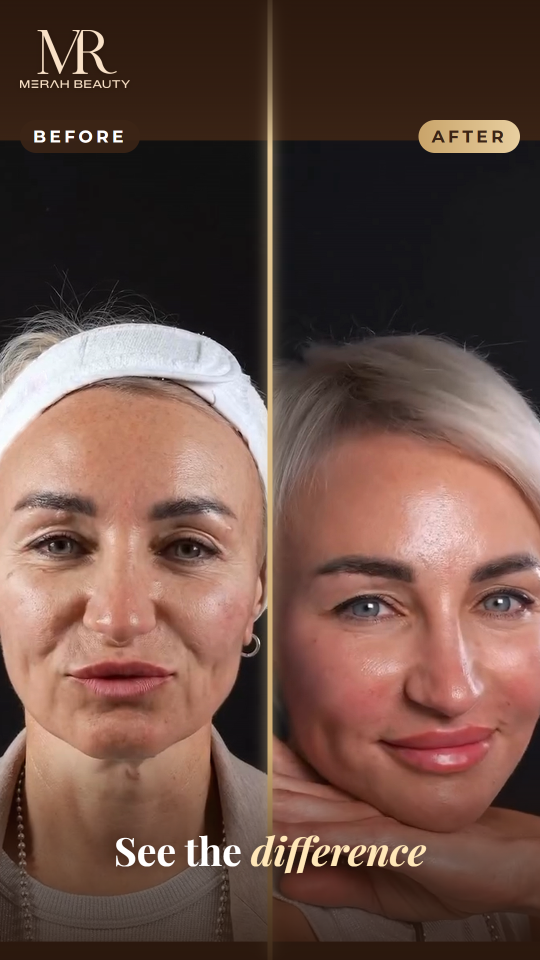
#> input picture tai-nguyen/phong-cach-video-qc/PC08-khoe-ket-qua-so-sanh/bia.png, 1080 x 1920 px, given in place of bia.png_w.jpg, which was not available (shown at 1/2 size)
$ python -i xmas_anh_mau.py   (imports and definitions only)
#> lines starting #> are read from the running program, lines starting #| are printed output that depends on the picture
### tai-nguyen/scripts/duong_dan_may.py
"""Tìm đường dẫn tài nguyên chạy được trên CẢ laptop (C:\\Users\\Surface\\...) lẫn máy trực (C:\\MERAH\\...).

Dùng: from duong_dan_may import tim
      MD = tim("model/face_detection_yunet_2023mar.onnx")
Thứ tự tìm: biến môi trường MERAH_TAI_NGUYEN (nếu có) -> máy trực C:\\MERAH\\tai-nguyen-laptop -> laptop.
Máy trực tải bản sao từ Drive "MERAH/KHO TỪ MÁY TÍNH" về C:\\MERAH\\tai-nguyen-laptop (giữ nguyên tên thư mục con).
"""
import os

KHO = os.path.dirname(os.path.dirname(os.path.dirname(os.path.abspath(__file__))))  # thư mục gốc kho

# tên ngắn -> đường dẫn trên laptop
LAPTOP = {
    "model": r"C:\Users\Surface\Downloads\FINE\ADS 2.10.1\model",
    "font": r"C:\Users\Surface\AppData\Local\CapCut\Apps\6.8.1.2770\Resources\Font\SystemFont",
    "CLAUDE DỰNG VIDEO": r"C:\Users\Surface\Downloads\CLAUDE DỰNG VIDEO",
    "MERAH": r"C:\Users\Surface\Downloads\MERAH",
}


def _goc():
    ds = []
    if os.environ.get("MERAH_TAI_NGUYEN"):
        ds.append(os.environ["MERAH_TAI_NGUYEN"])
    ds += [r"C:\MERAH\tai-nguyen-laptop", r"C:\MERAH"]
    return ds


def tim(rel):
    """rel dạng 'model/xxx.onnx', 'font/CapCutSansText-Bold.otf', 'CLAUDE DỰNG VIDEO/ADS SPA 5.11', 'MERAH/...'."""
#> called with rel = 'CLAUDE DỰNG VIDEO/ADS SPA 5.11'
    rel = rel.replace("\\", "/").strip("/")
    dau, _, duoi = rel.partition("/")
    thu = [os.path.join(g, *rel.split("/")) for g in _goc()]
    if dau in LAPTOP:
        thu.append(os.path.join(LAPTOP[dau], *duoi.split("/")) if duoi else LAPTOP[dau])
    for p in thu:
        if os.path.exists(p):
            return p
    return thu[-1]  # không thấy: trả về đường dẫn laptop để báo lỗi rõ ràng


# [14 lines left out: function dat_rclone, not called in this run]

### tai-nguyen/scripts/video/trang_tri.py
"""Đồ hoạ Giáng sinh "3D" vẽ bằng code (không dùng emoji): dây thông + quả châu bóng + đèn, tuyết 3 lớp có chiều sâu,
đèn bokeh ấm, mưa giấy kim tuyến lật 3D, thẻ nền chữ cao cấp lật 3D."""
import math
import cv2
import numpy as np
from PIL import Image, ImageDraw, ImageFilter

W, H = 1080, 1920
rng0 = np.random.default_rng(21)


def _rgba(a):
    return Image.fromarray(np.clip(a, 0, 255).astype(np.uint8), "RGBA")


# ---------------------------------------------------------------- quả châu bóng
# [68 lines left out: functions qua_chau, day_thong, not called in this run]


DEN = [(rng0.uniform(0.02, 0.98), rng0.uniform(0, 6.3), [(255, 214, 140), (255, 120, 100), (255, 240, 200)][i % 3])
       for i in range(26)]
_cache = {}


# [54 lines left out: functions lop_day_thong, _alpha, dat, _dot, not called in this run]


TUYET = []
for lop, (n, r0, r1, v0, v1, blur, a) in enumerate(((60, 1.5, 3, 40, 70, 0, 0.55), (34, 3, 6, 80, 120, 1, 0.75),
                                                     (10, 10, 18, 160, 220, 6, 0.55))):
    for _ in range(n):
        TUYET.append(dict(x=rng0.uniform(0, W), y0=rng0.uniform(0, H), v=rng0.uniform(v0, v1),
                          r=int(rng0.uniform(r0, r1)), b=blur, a=a, ph=rng0.uniform(0, 6.3), amp=10 + lop * 15))
BOKEH = [dict(x=rng0.uniform(0, W), y=rng0.choice([rng0.uniform(80, 520), rng0.uniform(1450, 1880)]),
              r=int(rng0.uniform(18, 46)), c=[(255, 205, 130), (255, 170, 110), (255, 235, 190)][i % 3],
              ph=rng0.uniform(0, 6.3), vx=rng0.uniform(-8, 8)) for i in range(16)]


# [13 lines left out: function lop_tuyet_bokeh, not called in this run]


# ---------------------------------------------------------------- mưa kim tuyến lật 3D
CONF = [dict(x=rng0.uniform(60, W - 60), vy=rng0.uniform(260, 520), vx=rng0.uniform(-90, 90), w=rng0.uniform(14, 24),
             h=rng0.uniform(26, 42), sp=rng0.uniform(4, 9), rot=rng0.uniform(0, 360), vr=rng0.uniform(-200, 200),
             c=[(230, 190, 95), (200, 25, 40), (245, 225, 170), (40, 130, 70)][i % 4], d0=rng0.uniform(0, 0.4))
        for i in range(70)]


# [19 lines left out: function lop_kim_tuyen, not called in this run]


# ---------------------------------------------------------------- thẻ nền chữ cao cấp
KIEU = {
    "red": dict(c0=(150, 14, 28), c1=(92, 6, 16), vien=(236, 200, 120), vien2=(255, 236, 190), a=245),
    "brown": dict(c0=(70, 48, 30), c1=(30, 20, 13), vien=(214, 172, 100), vien2=(245, 220, 165), a=228),
}


# [96 lines left out: functions the_nen, lat_3d, ve_the_chu, not called in this run]

### tai-nguyen/scripts/xmas_anh_mau.py
# Dựng ảnh Giáng sinh 9-11 (bài 0700 + carousel 1100 + 2 story). Ảnh thật: chỉ sáng ấm nhẹ, không làm mịn, không AI.
import sys, math, random
from PIL import Image, ImageDraw, ImageFont, ImageEnhance, ImageFilter, ImageChops
import os
sys.path.insert(0, os.path.dirname(os.path.abspath(__file__)))
from duong_dan_may import tim, KHO  # noqa: E402
sys.path.insert(0, tim("CLAUDE DỰNG VIDEO/ADS SPA 5.11"))
import trang_tri as T

SRC = r"C:\MERAH\TƯ LIỆU MERAH ĐĂNG BÀI\9-11-2026\photo_{{ID_FACEBOOK}}"
BASE = KHO
OUT = BASE + r"\bai-cho-duyet"
LOGO = BASE + r"\tai-nguyen\mau-thiet-ke\logo_dark.png"
F = "C:/Windows/Fonts/"
CREAM = (246, 238, 226); BROWN = (78, 44, 30); RED = (166, 22, 34); GOLD = (196, 160, 98); GOLD_D = (150, 104, 58)
W = 1080

def font(n, s): return ImageFont.truetype(F + n, s)

# vị trí mặt KHÁCH (áo nâu) trên ảnh gốc 1920x2560: tâm, cỡ tim
FACE = {"299": (1150, 1255, 400), "303": (1038, 1235, 450), "304": (922, 1140, 520)}


def warm(im):
    im = ImageEnhance.Brightness(im).enhance(1.07)
    im = ImageEnhance.Contrast(im).enhance(1.03)
    r, g, b = im.split()
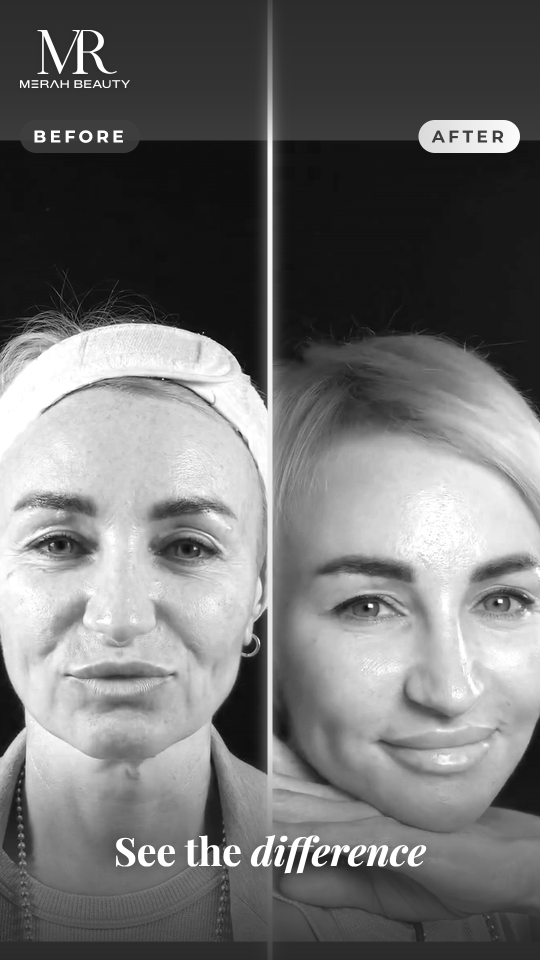
#> r: PIL image 1080x1920 L (shown at 1/2 size); min 0, max 255, mean 112.4
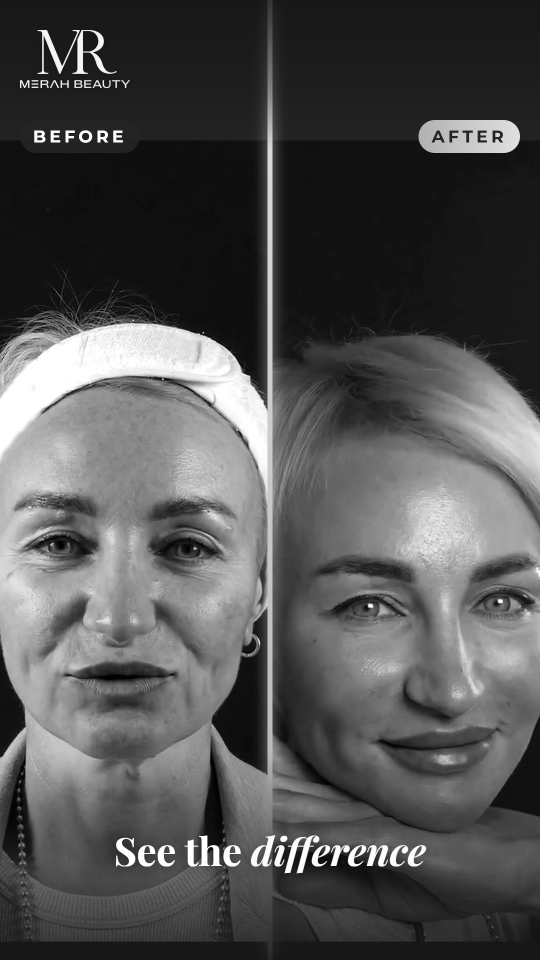
#> g: PIL image 1080x1920 L (shown at 1/2 size); min 0, max 255, mean 82.1
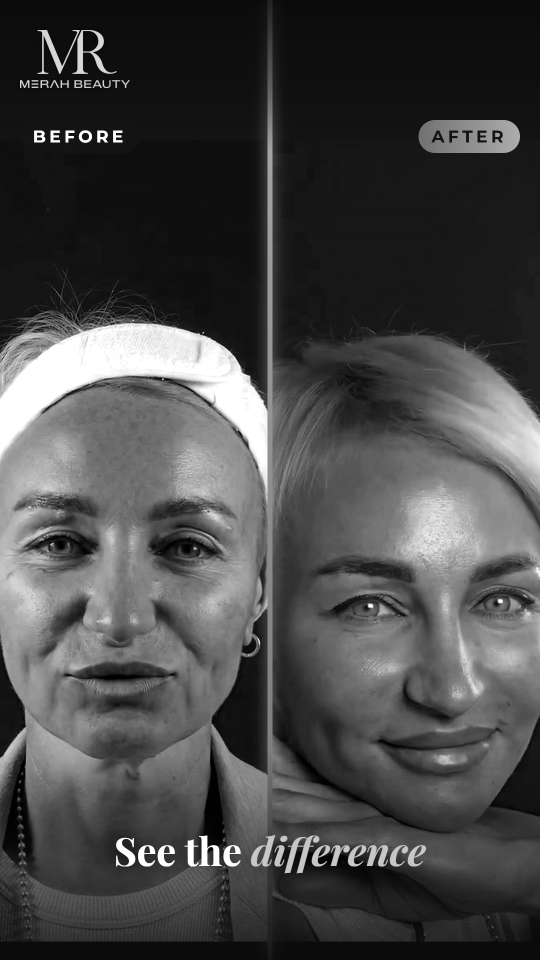
#> b: PIL image 1080x1920 L (shown at 1/2 size); min 0, max 255, mean 71.7
    r = r.point(lambda v: min(255, int(v * 1.035 + 2)))
    b = b.point(lambda v: int(v * 0.955))
    return Image.merge("RGB", (r, g, b))
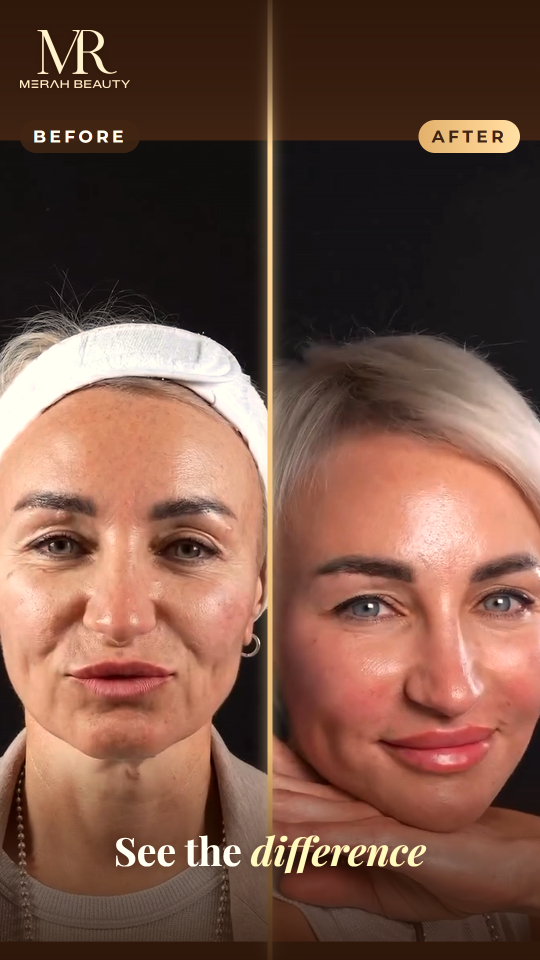
#> returned value: PIL image 1080x1920 RGB (shown at 1/2 size); mean R, G, B 117.5, 82.1, 68


# [31 lines left out: function heart, not called in this run]


def photo(n):
    im = warm(Image.open(SRC + n + "_w.jpg").convert("RGB")).convert("RGBA")
#> im: PIL image 1080x1920 RGBA
#> (the run stopped early here; a loop or call above may not have finished)
